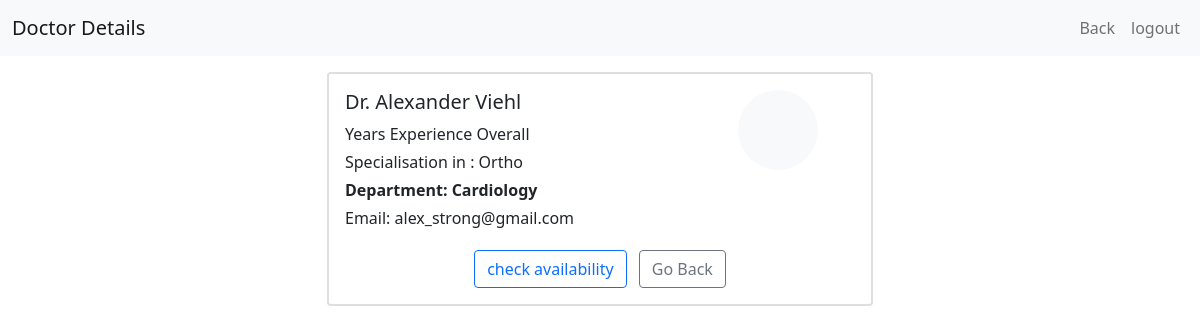
/doctor-details/1 (signed in), run on the app's committed database.
### application/models.py (models this page shows, shortened)
class Doctor(db.Model):
    __tablename__ = 'doctors'
    id = db.Column(db.Integer, primary_key=True, autoincrement=True)
    username = db.Column(db.String(80), unique=True, nullable=False, index=True)
    email = db.Column(db.String(120), unique=True, nullable=False, index=True)
    password = db.Column(db.String(255), nullable=False)
    first_name = db.Column(db.String(50), nullable=False)
    last_name = db.Column(db.String(50), nullable=False)
    department_id = db.Column(db.Integer, db.ForeignKey('department.id', ondelete='RESTRICT'), nullable=False)
    specialization = db.Column(db.String(100), nullable=False, index=True)
    experience_years = db.Column(db.Integer, db.CheckConstraint('experience_years >= 0'))
    gender = db.Column(db.String(10), db.CheckConstraint("gender IN ('male', 'female')"))
    blacklisted = db.Column(db.Boolean, default=False)
    department = db.relationship('Department', backref=db.backref('doctors', lazy='dynamic'))
    @property
    def name(self):
        return f"{self.first_name} {self.last_name}"

class Department(db.Model):
    __tablename__ = 'department'
    id = db.Column(db.Integer, primary_key=True)
    department_name = db.Column(db.String(100), unique=True, nullable=False)
    description = db.Column(db.Text)

### application/patient_functionalities.py (the view)
@hospital_app.route('/doctor-details/<int:doctor_id>', methods=['GET'])
def doctor_details_fn(doctor_id):
    if session.get('role') != 'patient':
        flash(message='Please log in as patient to access this page', category='warning')
        return redirect(url_for('hospital_home_and_login'))
    doctor = Doctor.query.filter_by(id=doctor_id).first()
    if doctor is None:
        flash(message='Doctor not found', category='danger')
        return redirect(url_for('patient_dashboard_fn'))
    return render_template('doctor_details.html', doctor=doctor)

### templates/doctor_details.html (shortened to what this page needs)
<!DOCTYPE html>
<html lang="en">
<head>
  <link rel="stylesheet" href="/static/style.css">
  <link href="https://cdn.jsdelivr.net/npm/bootstrap@5.0.2/dist/css/bootstrap.min.css" rel="stylesheet">
</head>
<body>
  <div id="main">
    <div id="canvas">
      <nav class="navbar navbar-expand-lg navbar-light bg-light">
        <div class="container-fluid">
          <a class="navbar-brand" href="#">Doctor Details</a>
          <div class="collapse navbar-collapse" id="navbarSupportedContent">
            <ul class="navbar-nav ms-auto mb-2 mb-lg-0">
              <li class="nav-item">
                <a class="nav-link" href="/patient_dashboard">Back</a>
              </li>
              <li class="nav-item">
                <a class="nav-link" href="/login">logout</a>
              </li>
            </ul>
          </div>
        </div>
      </nav>
      <div id="content" class="container py-3">
        <div class="row justify-content-center">
          <div class="col-md-6">
            <div class="card border-2">
              <div class="card-body">
                <div class="row">
                  <div class="col-8">
                    <h5 class="card-title">Dr. {{ doctor.name }}</h5>
                    <p class="mb-1">{{ doctor.experience }} Years Experience Overall</p>
                    <p class="mb-1">Specialisation in : {{ doctor.specialization }}</p>
                    <p class="mb-1"><strong> Department: {{ doctor.department.department_name }}</strong></p>
                    <p class="mb-1">Email: {{ doctor.email or 'N/A' }}</p>
                  </div>
                  <div class="col-4 text-center">
                    <div class="bg-light rounded-circle mx-auto mb-3" style="width: 80px; height: 80px; display: flex; align-items: center; justify-content: center;">
                    </div>
                  </div>
                </div>
                <div class="text-center mt-3">
                  <a href="/check-availability/{{ doctor.id }}" class="btn btn-outline-primary me-2">check availability</a>
                  <a href="/patient_dashboard" class="btn btn-outline-secondary">Go Back</a>
                </div>
              </div>
            </div>
          </div>
        </div>
      </div>
    </div>
  </div>
</body>
</html>

### static/style.css (style rules this page uses)
body, html { cursor: default !important; }
body { font-family: 'Segoe UI', Tahoma, Geneva, Verdana, sans-serif; }

### data on the page
Doctor: name "Alexander Viehl", specialization "Ortho", email "alex_strong@gmail.com"
Department: department.department_name "Cardiology"
